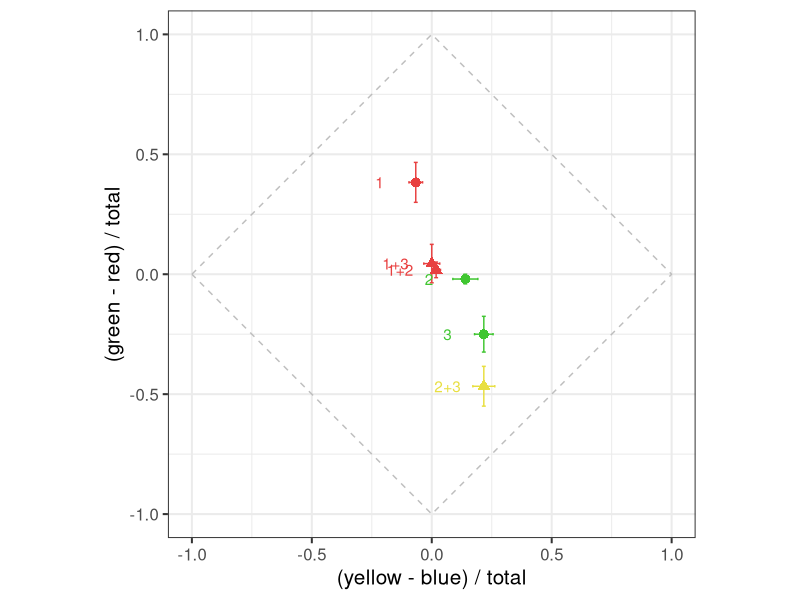
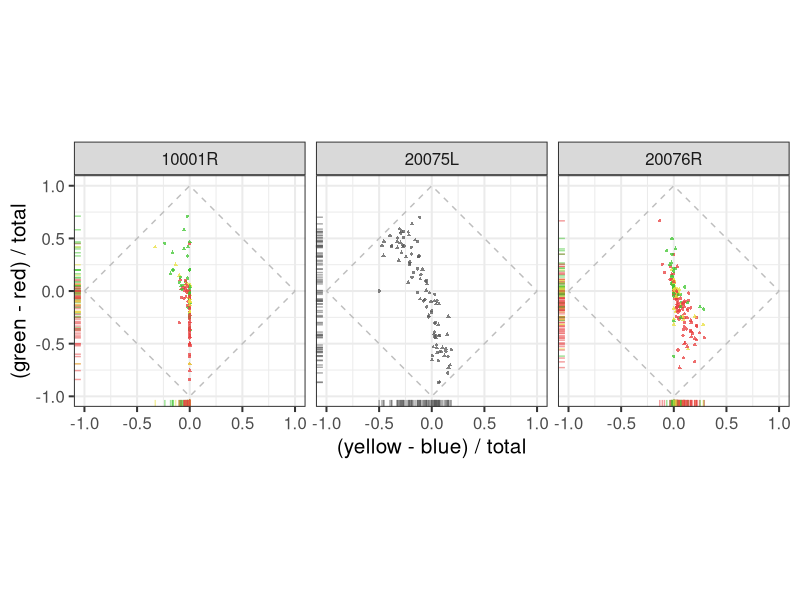
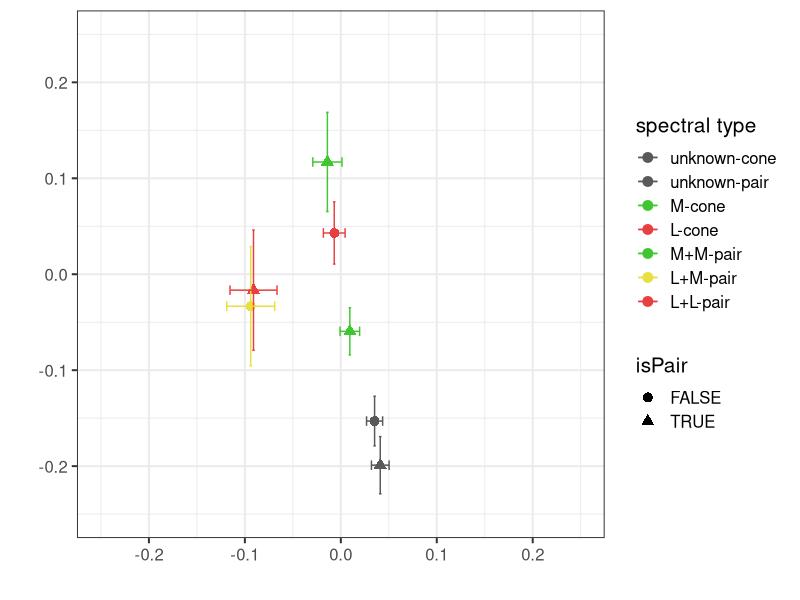
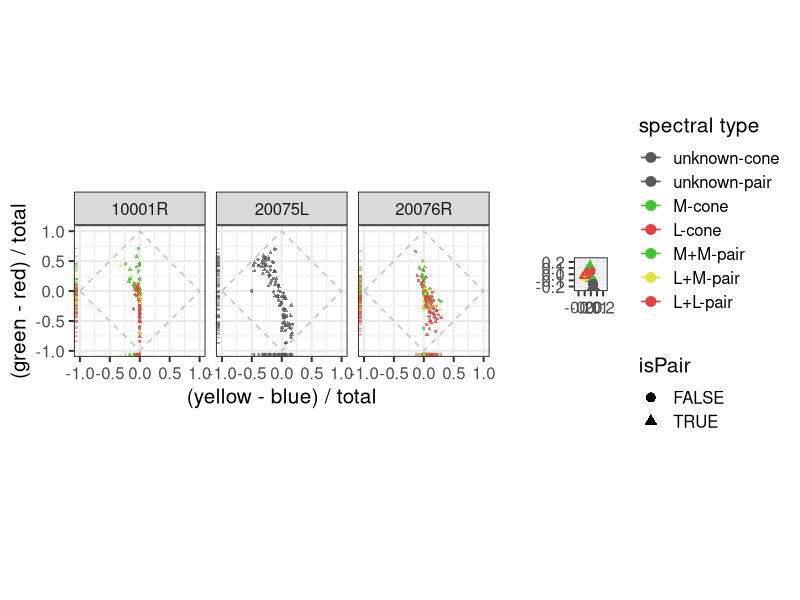
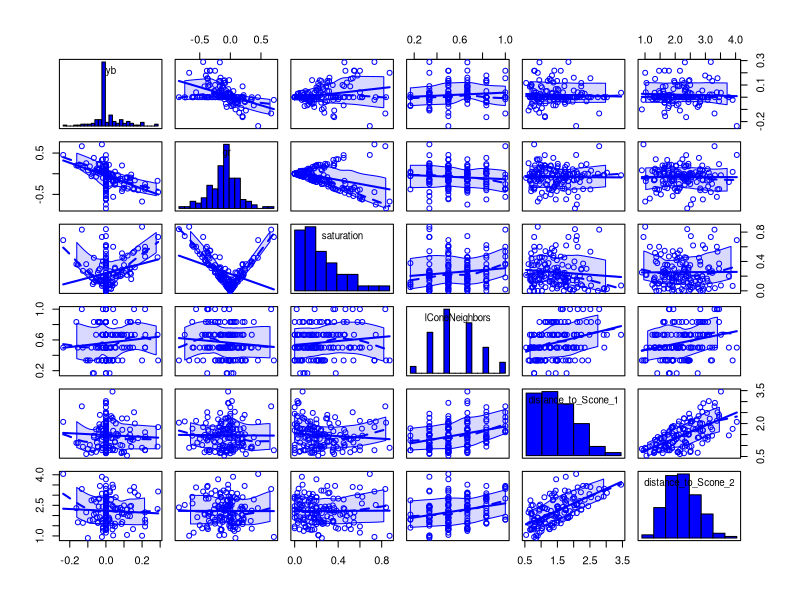
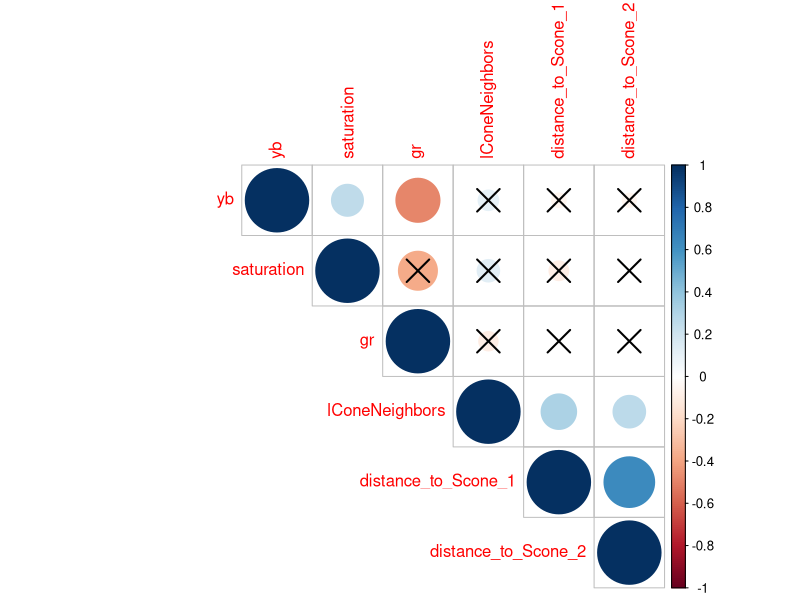
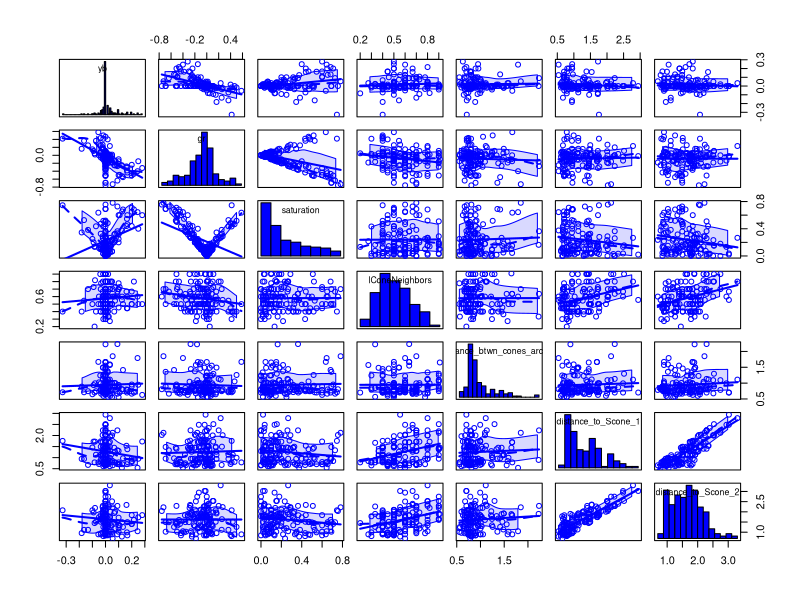
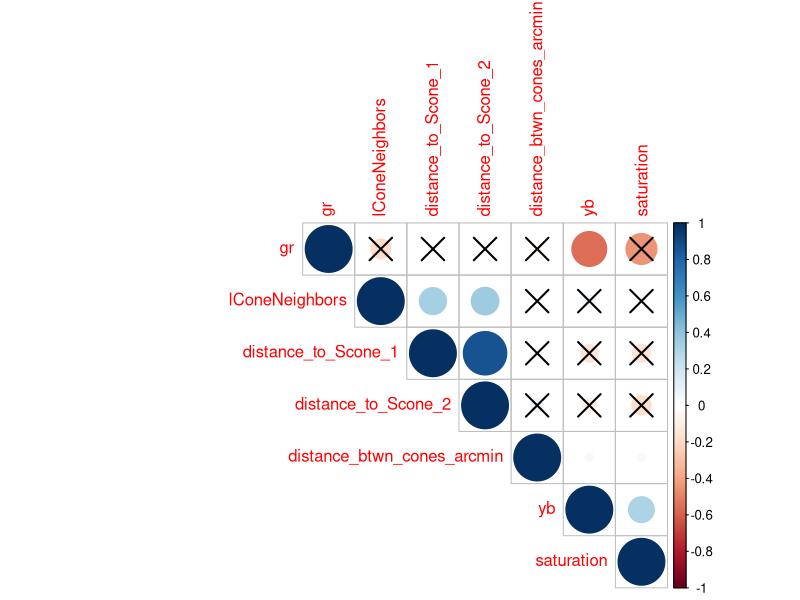

Source code (R) for these figures, in order:
## ---- chunk 1
setwd("~/R/TwoConeColorSummation")
library(tidyverse)
library(ggthemes)
library(gridExtra)
library(corrplot)
library(car)

# set the colors that will be used in plots below.
red <- "#e84040"
green <-"#40c631"
blue <- "#4042e8"
yellow <- "#e8df40"
gray <- "#595959"
## ---- chunk 2
trial_data <- read_csv('filtered_data.csv')

head(trial_data)
## ---- chunk 3

example <- trial_data %>%
  filter(., subject == '20076R', session== 4) %>%
  group_by(., masterID1, masterID2, isPair) %>% 
  summarise(., yb_mean=signif(mean(yb), 3), 
            yb_sem=signif(sd(yb) / sqrt(length(yb)), 3), 
            gr_mean=signif(mean(gr), 3), 
            gr_sem=signif(sd(gr) / sqrt(length(gr)), 3), N=length(gr),
            typeIDstr=typeIDstr[1])


boundary <- data.frame(x=c(-1, 0, 1, 0, -1), y=c(0, 1, 0, -1, 0))

(examplePlot <- ggplot(data=example, aes(x=yb_mean, y=gr_mean,
                                         color=interaction(typeIDstr, isPair), 
                                         shape=isPair)) +
    geom_point(size=3) + 
    geom_errorbar(aes(x=yb_mean, ymin=gr_mean - gr_sem, ymax=gr_mean + gr_sem)) +
    geom_errorbarh(aes(y=gr_mean, xmin=yb_mean - yb_sem, xmax=yb_mean + yb_sem, height=0.01)) + 
    coord_equal(xlim=c(-1, 1), ylim=c(-1, 1)) + 
    xlab('(yellow - blue) / total') + 
    ylab('(green - red) / total') + 
    scale_color_manual(
      values = c(green, red, yellow, red), 
      name="spectral type") +
    geom_text(label=c('1', '1+2', '1+3', '2', '2+3', '3'),
              nudge_x=-0.15) +
    geom_path(data = boundary, aes(x=x, y=y), colour='gray', linetype=2, inherit.aes = F) +
    #annotate("text", x = -1, y = 1, label = "B") +
    theme_bw(base_size = 15) + 
    theme(legend.position="none")
  )

ggsave("figures/example_session.pdf")


## ---- chunk 4
singleAndPairs <- trial_data %>%
  select(., -typeIDstr) %>%
  group_by(., subject, masterID1, masterID2, isPair) %>% 
  summarise_all(., mean)

(ind <- ggplot(data=singleAndPairs, aes(x=yb, y=gr, color=as.factor(typeID), shape=isPair)) + 
  geom_point(alpha=0.76, size=0.8) +
  facet_grid(. ~ subject) +
  geom_rug(alpha=0.5) + 
  coord_equal(xlim=c(-1, 1), ylim=c(-1, 1)) + 
  xlab('(yellow - blue) / total') + ylab('(green - red) / total') + 
  scale_color_manual(
    values = c(gray, gray, green, red, green, yellow, red), 
    name="spectral type",
    labels = c("unknown-cone", "unknown-pair", "M-cone", "L-cone", "M+M-pair", "L+M-pair", "L+L-pair")) +
  #scale_color_brewer(palette = "Spectral") +
  geom_path(data = boundary, aes(x=x, y=y), colour='gray', linetype=2, inherit.aes = F) +
  theme_bw(base_size = 15) + 
  theme(legend.position="none"))

ggsave("figures/lms_UAD.pdf")


## ---- chunk 5
(typeGroup <- trial_data %>%
  #filter(., subject != '20075L') %>% 
   group_by(., subject, masterID1, masterID2, isPair, typeIDstr) %>%
   summarise(., yb_meanC=signif(mean(yb), 3), 
             yb_semC=signif(sd(yb) / sqrt(length(yb)), 3), 
             gr_meanC=signif(mean(gr), 3), 
             gr_semC=signif(sd(gr) / sqrt(length(gr)), 3), N=length(gr)) %>%
   group_by(., typeIDstr, isPair) %>%
   summarise(., yb_mean=signif(mean(yb_meanC), 3), 
             yb_sem=signif(sd(yb_meanC) / sqrt(length(N)), 3), 
             gr_mean=signif(mean(gr_meanC), 3), 
             gr_sem=signif(sd(gr_meanC) / sqrt(length(N)), 3), N=length(N))
)

(avg <- ggplot(data=typeGroup, aes(x=yb_mean, y=gr_mean, color=typeIDstr, shape=isPair)) +
  geom_point(size=3) + 
  geom_errorbar(aes(x=yb_mean, ymin=gr_mean - gr_sem, ymax=gr_mean + gr_sem)) +
  geom_errorbarh(aes(y=gr_mean, xmin=yb_mean - yb_sem, xmax=yb_mean + yb_sem, height=0.01)) + 
  coord_equal(xlim=c(-0.25, 0.25), ylim=c(-0.25, 0.25)) +
  xlab('') + 
  ylab('') +
  scale_color_manual(
    values = c(gray, gray, green, red, green, yellow, red), 
    name="spectral type",
    labels = c("unknown-cone", "unknown-pair", "M-cone", "L-cone", "M+M-pair", "L+M-pair", "L+L-pair")) +
  theme_bw(base_size=15))
ggsave("figures/lms_UAD_means.pdf")

## ---- chunk 6

(p <- grid.arrange(ind, avg, widths=2.5:1))
ggsave("figures/UAD_combined.pdf", p)
## ---- chunk 7
minTrials <- 4
singleConesSummary <- trial_data %>% 
  select(., -typeIDstr) %>%
  filter(., isPair==FALSE) %>% 
  group_by(., subject, session, masterID1) %>%   
  summarise_all(., c("mean", "length")) %>%
  filter(., yb_length >= minTrials) %>%
  select(., -contains("_length")) %>%
  rename_(.dots=setNames(names(.), gsub("_mean", "", names(.))))

twoConesSummary <- trial_data %>%   
  select(., -typeIDstr) %>%
  filter(., isPair==TRUE) %>% 
  group_by(., subject, session, masterID1, masterID2) %>%
  summarise_all(., c("mean", "length")) %>%
  filter(., yb_length >= minTrials) %>%
  select(., -contains("_length")) %>%
  rename_(.dots=setNames(names(.), gsub("_mean", "", names(.))))
## ---- chunk 8

ptest <- function(mat, ...) {
  # stolen shamelessly from: http://www.sthda.com/english/wiki/visualize-correlation-matrix-using-correlogram
    mat <- as.matrix(mat)
    n <- ncol(mat)
    p.mat<- matrix(NA, n, n)
    diag(p.mat) <- 0
    for (i in 1:(n - 1)) {
        for (j in (i + 1):n) {
            tmp <- cor.test(mat[, i], mat[, j], ...)
            p.mat[i, j] <- p.mat[j, i] <- tmp$p.value
        }
    }
  colnames(p.mat) <- rownames(p.mat) <- colnames(mat)
  p.mat
}



corr_analysis <- function (data, predictors) {
  # scatterplotMatrix with car package
  scatterplotMatrix(data[ , predictors], 
                    diagonal=list(method ="histogram"),
                    ellipse=FALSE)
  
  M<-cor(data[ , predictors], use="complete.obs")
  head(round(M,2))
  cor.mtest <- ptest

  # matrix of the p-value of the correlation
  p.mat <- cor.mtest(data[ , predictors])
  head(p.mat[, 1:5])

  corrplot(M, 
           type="upper",
           order="hclust", 
           p.mat = p.mat,
           sig.level = 0.01)

}

predictors = c("yb", "gr", "saturation", "lConeNeighbors", "distance_to_Scone_1", "distance_to_Scone_2")
corr_analysis(singleConesSummary, predictors)

## ---- chunk 9

predictors = c("yb", "gr", "saturation", "lConeNeighbors",
               "distance_btwn_cones_arcmin",  "distance_to_Scone_1", "distance_to_Scone_2")
corr_analysis(twoConesSummary, predictors)
## ---- chunk 10
merged1 <- merge(twoConesSummary, 
           select(singleConesSummary, subject, 
                  session, masterID1, yb, gr, lConeNeighbors), 
           by=c("subject", "session", "masterID1")) %>% 
  rename(., yb12=yb.x, gr12=gr.x, yb1=yb.y, gr1=gr.y,
                  lConeNeighbors12=lConeNeighbors.x, 
                  lConeNeighbors1=lConeNeighbors.y)

sessionMerge <- merged1 %>% 
  merge(., select(singleConesSummary, subject, session,
                  masterID1, yb, gr, lConeNeighbors), 
        by.x=c("subject", "session", "masterID2"),
        by.y=c("subject", "session", "masterID1")) %>% 
  rename(., yb2=yb, gr2=gr, lConeNeighbors2=lConeNeighbors) %>%
  mutate(., saturation12=abs(yb12) + abs(gr12),
         saturation1=abs(yb1) + abs(gr1),
         saturation2=abs(yb2) + abs(gr2))
## ---- chunk 11
sessionMerge['predictedYB'] = (sessionMerge$yb1 + sessionMerge$yb2) / 2
sessionMerge['predictedGR'] = (sessionMerge$gr1 + sessionMerge$gr2) / 2
sessionMerge['predictedSaturation'] = abs(sessionMerge$predictedYB) + abs(sessionMerge$predictedGR)

# Add a column w difference from prediction
sessionMerge <- mutate(sessionMerge, 
                       diff_from_prediction=saturation12 - predictedSaturation)

## ---- chunk 12
unity = data.frame(x=c(-1, 1), y=c(-1, 1))
gr_plot <- sessionMerge %>%
  ggplot(., aes(x=predictedGR, y=gr12)) + 
  geom_point() +
  geom_smooth(method=lm) +
  coord_equal(xlim=c(-1, 1), ylim=c(-1, 1)) +
  geom_path(data=unity, aes(x=x, y=y), colour='gray', linetype=1) +
  ggtitle('(green - red) / total') +
  geom_path(data=unity, aes(x=x, y=y), colour='gray', linetype=1) +
  xlab('predicted response') + ylab('') + 
  theme_classic(base_size=15)

unity = data.frame(x=c(-1, 1), y=c(-1, 1))
yb_plot <- sessionMerge %>%
  ggplot(., aes(x=predictedYB, y=yb12)) + 
  geom_point() +
  geom_smooth(method=lm) +
  coord_equal(xlim=c(-1, 1), ylim=c(-1, 1)) +
  geom_path(data=unity, aes(x=x, y=y), colour='gray', linetype=1) +
  ggtitle('(yellow - blue) / total') +
  geom_path(data=unity, aes(x=x, y=y), colour='gray', linetype=1) +
  xlab('predicted response') + 
  ylab('observed pair response') + 
  theme_classic(base_size=15)

p <- grid.arrange(yb_plot, gr_plot, nrow=1)

ggsave("figures/prediction.pdf", p)

## ---- chunk 13
# A linear model predicts the results based on an average of the individual responses.
mod <- lm(gr12 ~ predictedGR, sessionMerge)
summary.lm(mod)

mod <- lm(yb12 ~ predictedYB, sessionMerge)
summary.lm(mod)
## ---- chunk 14

(scatLM <- sessionMerge %>%
   filter(., typeID == 1 | typeID > 3) %>%
   ggplot(., 
       aes(x=predictedSaturation, y=saturation12, color=as.factor(typeID))) + 
  geom_point() + 
  coord_equal(xlim=c(0, 1), ylim=c(0, 1)) +
  scale_color_manual(values = c(gray, green, yellow, red), 
                     name="spectral type",
                     labels = c("unknown", "M+M", "L+M", "L+L")) +
  geom_path(data=unity, aes(x=x, y=y), colour='gray', linetype=1) + 
  xlab('predicted saturation') +
  ylab('measured saturation') +
  theme_classic(base_size=15) +
  theme(legend.position='none')
)

ggsave('figures/observed-predicted_scatter.pdf')

scatUn <- sessionMerge %>%
   filter(., typeID == 1) %>%
   ggplot(., aes(x=predictedSaturation, y=saturation12)) +  
   geom_point(color=gray) +  
   coord_equal(xlim=c(0, 1), ylim=c(0, 1)) +
   #scale_color_manual(values = c("#3aaf4f", "#fff247", "#bf3535"), name="spectral type",
   #                   labels = c("M+M", "L+M", "L+L")) +
   geom_path(data=unity, aes(x=x, y=y), colour='gray', linetype=1) + 
   xlab('predicted saturation') +
   ylab('measured saturation') +
   theme_classic(base_size=15)

ggsave('figures/observed-predicted_scatter_unclassified.pdf')

## ---- chunk 15
diffHist <- sessionMerge %>%
   filter(., typeID == 1 | typeID > 3) %>%
   ggplot(., 
          aes(x=saturation12 - predictedSaturation, 
              color=as.factor(typeID))) + 
  geom_freqpoly(binwidth=0.1, size=1.25) +
  scale_color_manual(
    values = c(gray, green, yellow, red), 
    name="spectral type",
    labels = c("unknown-pair", "M+M", "L+M", "L+L")) + 
  xlab("measured - predicted saturation") +
  theme_classic(base_size=15) +
  theme(legend.position=c(0.75, 0.80))

ggsave('figures/observed-predicted_histogram.pdf')
## ---- chunk 16
(p <- grid.arrange(scatLM, diffHist, nrow=1))

ggsave('figures/observed-predicted.pdf', p)

## ---- chunk 17

t.test(sessionMerge %>% 
         filter(., typeID == 5) %>% 
         select(., diff_from_prediction)
       )
## ---- chunk 18
t.test(sessionMerge %>% 
         filter(., typeID == 4 | typeID == 6) %>%
         select(., diff_from_prediction)
       )
## ---- chunk 19

t.test(sessionMerge %>% 
         filter(., typeID == 1) %>% 
         select(., diff_from_prediction)
       )
## ---- chunk 20
t.test(sessionMerge %>% 
         filter(., typeID == 5) %>% 
         select(., diff_from_prediction),
       sessionMerge %>% 
         filter(., typeID == 4 | typeID == 6) %>%
         select(., diff_from_prediction)
       )
